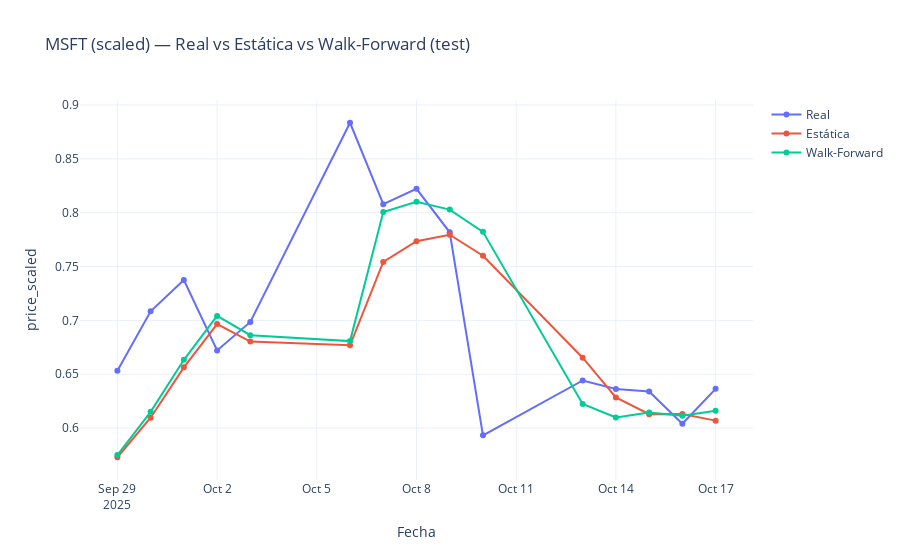

Source (notebook cell):
### Code cell
try:
    df_comp = pd.DataFrame({
        "Date": y_idx_test,
        "Real": y_test.ravel(),
        "Estatica": y_pred_test.ravel(),   
        "WalkForward": y_pred_walk.ravel() 
    }).set_index("Date")

    fig1 = go.Figure()
    fig1.add_trace(go.Scatter(x=df_comp.index, y=df_comp["Real"], name="Real"))
    fig1.add_trace(go.Scatter(x=df_comp.index, y=df_comp["Estatica"], name="Estática"))
    fig1.add_trace(go.Scatter(x=df_comp.index, y=df_comp["WalkForward"], name="Walk-Forward"))
    fig1.update_layout(
        title=f"MSFT (scaled) — Real vs Estática vs Walk-Forward (test)",
        xaxis_title="Fecha", yaxis_title="price_scaled", hovermode="x unified",
        template="plotly_white"
    )
    fig1.show()
except:

    k = horizon -2  # 0 = t+1, 1 = t+2
    # y_idx apunta al último target (t+h-1). Para k=0 con horizon=2, retrocede 1 posición.
    horizon = y.shape[1]
    offset = horizon - 1 - k  # = 1 si horizon=2 y k=0

    # Índices por split
    y_idx_train = y_idx[:n_train]
    y_idx_val   = y_idx[n_train:n_train+n_val]
    y_idx_test  = y_idx[n_train+n_val:n_train+n_val+n_test]

    # Construye un índice “k-correcto” desplazando dentro del índice completo de la serie
    all_idx = df_scaled.index  # índice cronológico base
    pos_test = all_idx.get_indexer(y_idx_test) - offset
    y_idx_test_k = all_idx[pos_test]

    # Series reales y predicciones para el paso k
    real_train = pd.Series(y_train[:, k], index=y_idx_train - pd.to_timedelta(offset, unit="D"), name="Real_train_k")
    real_val   = pd.Series(y_val[:,   k], index=y_idx_val   - pd.to_timedelta(offset, unit="D"), name="Real_val_k")
    real_test  = pd.Series(y_test[:,  k], index=y_idx_test_k, name="Real_test_k")

    # Predicciones:
    estatica_k    = pd.Series(y_pred_test[:, k], index=y_idx_test_k, name="Estatica_k")
    # Si tu walk-forward ya estaba tomando .ravel()[0] en cada paso, eso equivale a k=0:
    if y_pred_walk.ndim == 2 and y_pred_walk.shape[1] > 1:
        walk_k = pd.Series(y_pred_walk[:, k], index=y_idx_test_k, name="WalkForward_k")
    else:
        walk_k = pd.Series(np.ravel(y_pred_walk), index=y_idx_test_k, name="WalkForward_k")

    # Grafica
    fig1 = go.Figure()
    fig1.add_trace(go.Scatter(x=real_train.index, y=real_train.values, name="Real (train, t+1)"))
    fig1.add_trace(go.Scatter(x=real_val.index,   y=real_val.values,   name="Real (val, t+1)"))
    fig1.add_trace(go.Scatter(x=real_test.index,  y=real_test.values,  name="Real (test, t+1)"))
    fig1.add_trace(go.Scatter(x=estatica_k.index, y=estatica_k.values, name="Estática (t+1)"))
    fig1.add_trace(go.Scatter(x=walk_k.index,     y=walk_k.values,     name="Walk-Forward (t+1)"))

    fig1.update_layout(
        title="MSFT (scaled) — Real vs Estática vs Walk-Forward (paso t+1)",
        xaxis_title="Fecha", yaxis_title="price_scaled", hovermode="x unified",
        template="plotly_white"
    )
    fig1.show()

### Figure 1 — Plotly figure (JSON) as saved in the notebook; plotly's stock layout.template omitted (floating-point values rounded to 4 significant figures)
{"data": [{"name": "Real", "type": "scatter", "x": ["2025-09-29T00:00:00.000000000", "2025-09-30T00:00:00.000000000", "2025-10-01T00:00:00.000000000", "2025-10-02T00:00:00.000000000", "2025-10-03T00:00:00.000000000", "2025-10-06T00:00:00.000000000", "2025-10-07T00:00:00.000000000", "2025-10-08T00:00:00.000000000", "2025-10-09T00:00:00.000000000", "2025-10-10T00:00:00.000000000", "2025-10-13T00:00:00.000000000", "2025-10-14T00:00:00.000000000", "2025-10-15T00:00:00.000000000", "2025-10-16T00:00:00.000000000", "2025-10-17T00:00:00.000000000"], "y": [0.6533, 0.7085, 0.7375, 0.6721, 0.6986, 0.8835, 0.8078, 0.8222, 0.7818, 0.5933, 0.6442, 0.6363, 0.634, 0.604, 0.6365]}, {"name": "Estática", "type": "scatter", "x": ["2025-09-29T00:00:00.000000000", "2025-09-30T00:00:00.000000000", "2025-10-01T00:00:00.000000000", "2025-10-02T00:00:00.000000000", "2025-10-03T00:00:00.000000000", "2025-10-06T00:00:00.000000000", "2025-10-07T00:00:00.000000000", "2025-10-08T00:00:00.000000000", "2025-10-09T00:00:00.000000000", "2025-10-10T00:00:00.000000000", "2025-10-13T00:00:00.000000000", "2025-10-14T00:00:00.000000000", "2025-10-15T00:00:00.000000000", "2025-10-16T00:00:00.000000000", "2025-10-17T00:00:00.000000000"], "y": [0.5729, 0.6096, 0.6564, 0.6966, 0.6804, 0.6768, 0.7543, 0.7735, 0.7795, 0.7601, 0.6653, 0.6284, 0.6128, 0.6131, 0.6069]}, {"name": "Walk-Forward", "type": "scatter", "x": ["2025-09-29T00:00:00.000000000", "2025-09-30T00:00:00.000000000", "2025-10-01T00:00:00.000000000", "2025-10-02T00:00:00.000000000", "2025-10-03T00:00:00.000000000", "2025-10-06T00:00:00.000000000", "2025-10-07T00:00:00.000000000", "2025-10-08T00:00:00.000000000", "2025-10-09T00:00:00.000000000", "2025-10-10T00:00:00.000000000", "2025-10-13T00:00:00.000000000", "2025-10-14T00:00:00.000000000", "2025-10-15T00:00:00.000000000", "2025-10-16T00:00:00.000000000", "2025-10-17T00:00:00.000000000"], "y": [0.5749, 0.6151, 0.6634, 0.7042, 0.6862, 0.6808, 0.8006, 0.8101, 0.8029, 0.7822, 0.6224, 0.6099, 0.6144, 0.6115, 0.6161]}], "layout": {"hovermode": "x unified", "title": {"text": "MSFT (scaled) — Real vs Estática vs Walk-Forward (test)"}, "xaxis": {"title": {"text": "Fecha"}}, "yaxis": {"title": {"text": "price_scaled"}}}}
